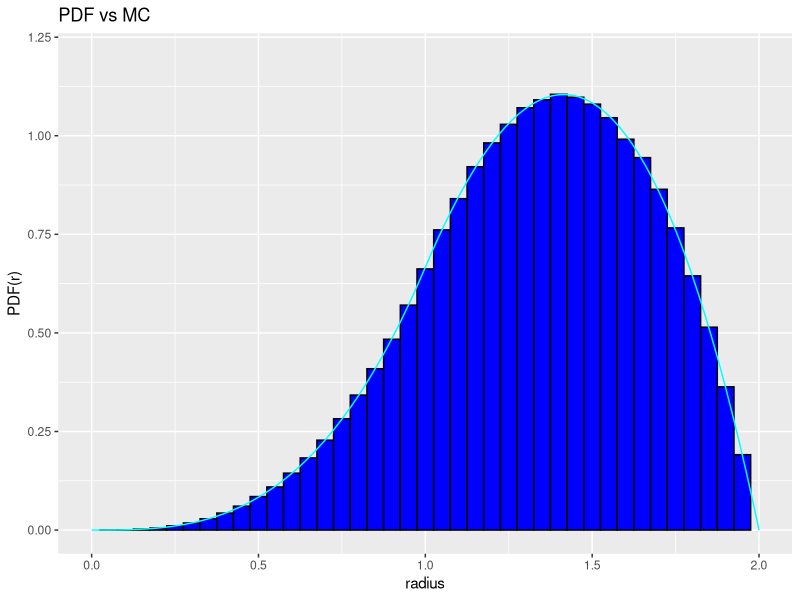

Reproduce this figure in R.
library(ggplot2)
library(data.table)

PDF.r <- function(R) {
    q <- 0.0

    if (R >= 0.0) {
        if (R <= 2.0) {
            if (R <= 1.0) {
                q <- (2.0/3.0)*R^3L
            } else {
                q <- (R - 1.0)
                q <- 2.0 * R * ( 1.0 - q^2L ) - (4.0/3.0) * ( 1.0 - q^3L )
            }
        }
    }
    q
}

# sampling
n <- 10^6L

dt.r <- data.table(x = sqrt( runif(n) ), y = sqrt( runif(n) ))
dt.r[ , sum := x + y]

# plot density histogram overlaped with PDF
p <- ggplot(dt.r, aes(x = sum)) +
     geom_histogram(aes(y=..density..),
                   binwidth = 0.05,
                   colour = "black", fill = "blue") +
     stat_function(fun = Vectorize(PDF.r), colour="cyan") +
     labs(title = "PDF vs MC",
          x = "radius", y = "PDF(r)") +
     xlim(0.0, 2.0) + ylim(0.0, 1.2)
print(p)
